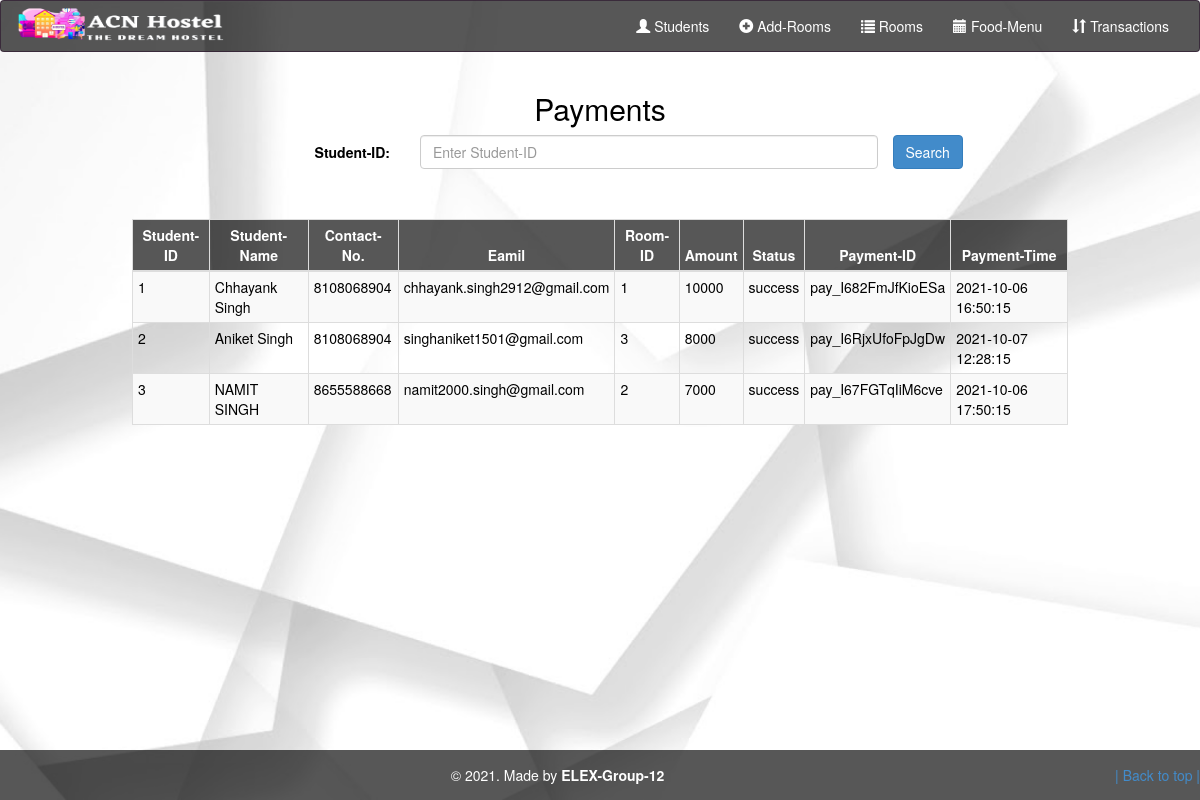
Screenshot of /admin/payments.php with the database file from the repository.
### tables this page shows
CREATE TABLE `payments` (
  `Id` int(20) NOT NULL,
  `Name` varchar(100) NOT NULL,
  `Contact_no` varchar(50) NOT NULL,
  `Email` varchar(60) NOT NULL,
  `order_id` varchar(100) NOT NULL,
  `razorpay_payment_id` varchar(100) NOT NULL,
  `Amount` varchar(50) NOT NULL,
  `Status` varchar(50) NOT NULL,
  `room_id` int(11) NOT NULL,
  `payment_date` timestamp NOT NULL DEFAULT current_timestamp() ON UPDATE current_timestamp()
);

### admin/payments.php (the view, shortened to what this page needs)
<?php include "layouts/header2.php"?>
<body>
<section>
    <div class="container">
        <h2 class="text-center pt-4" style="color: black;">Payments</h2>
        <form class="form-horizontal" method="POST" action="" >
        <div class="form-group">
        <label class="control-label col-sm-2 col-sm-offset-2" for="id" style="color: black;">Student-ID:</label>
            <div class="col-sm-5">
                <input type="text" class="form-control" id="get_studentid" placeholder="Enter Student-ID" name="get_studentid" required>
            </div>
                <button type="submit" name="search" class="btn btn-primary">Search</button>
        <div class="table-responsive-sm">
            <table class="table table-hover table-striped table-condensed table-bordered">
                <thead style="background-color: #000000a8;">
                    <tr>
                        <th class="text-center">Student-ID</S></th>
                        <th class="text-center">Student-Name</th>
                        <th class="text-center">Contact-No.</th>
                        <th class="text-center">Eamil</th>
                        <th class="text-center">Room-ID</th>
                        <th class="text-center">Amount</th>
                        <th class="text-center">Status</th>
                        <th class="text-center">Payment-ID</th>
                        <th class="text-center">Payment-Time</th>
                    </tr>
                </thead>
                <tbody>
                    <?php
                    include 'config.php';
                    ?>
                    <?php
                    $sql = "SELECT * FROM `payments`";
                    $query = mysqli_query($conn, $sql);
                    while ($rows = mysqli_fetch_assoc($query)) {
                    ?>
                        <tr style="color: black;">
                            <td class="py-2"><?php echo $rows['Id']; ?></td>
                            <td class="py-2"><?php echo $rows['Name']; ?></td>
                            <td class="py-2"><?php echo $rows['Contact_no']; ?></td>
                            <td class="py-2"><?php echo $rows['Email']; ?></td>
                            <td class="py-2"><?php echo $rows['room_id']; ?></td>
                            <td class="py-2"><?php echo $rows['Amount']; ?></td>
                            <td class="py-2"><?php echo $rows['Status']; ?></td>
                            <td class="py-2"><?php echo $rows['razorpay_payment_id']; ?></td>
                            <td class="py-2"><?php echo $rows['payment_date']; ?></td>
                        </tr>
                    <?php
                    }
                    ?>
                </tbody>
            </table>
        </div>
    </div>
    </section>
</body>
<?php include "layouts/footer.php"?>

### admin/layouts/header2.php (style rules this page uses)
body { display: flex; flex-direction: column; height: 100vh; }

### admin/payments.php (style rules this page uses)
body { color: white; background: url(images/b12.jpg) no-repeat center center fixed; -webkit-background-size: cover; -moz-background-size: cover; -o-background-size: cover; background-size: cover; }
.table { width: 80%; margin-left: auto; margin-right: auto; margin-top: 50px; }

### rows the page displays
payments: Id "1", Name "Chhayank Singh", Contact_no "8108068904", Email "chhayank.singh2912@gmail.com", room "1", Amount "10000", Status "success", razorpay_payment "pay_I682FmJfKioESa", payment_date "2021-10-06 16:50:15"
payments: Id "2", Name "Aniket Singh", Contact_no "8108068904", Email "singhaniket1501@gmail.com", room "3", Amount "8000", Status "success", razorpay_payment "pay_I6RjxUfoFpJgDw", payment_date "2021-10-07 12:28:15"
payments: Id "3", Name "NAMIT SINGH", Contact_no "8655588668", Email "namit2000.singh@gmail.com", room "2", Amount "7000", Status "success", razorpay_payment "pay_I67FGTqIiM6cve", payment_date "2021-10-06 17:50:15"
